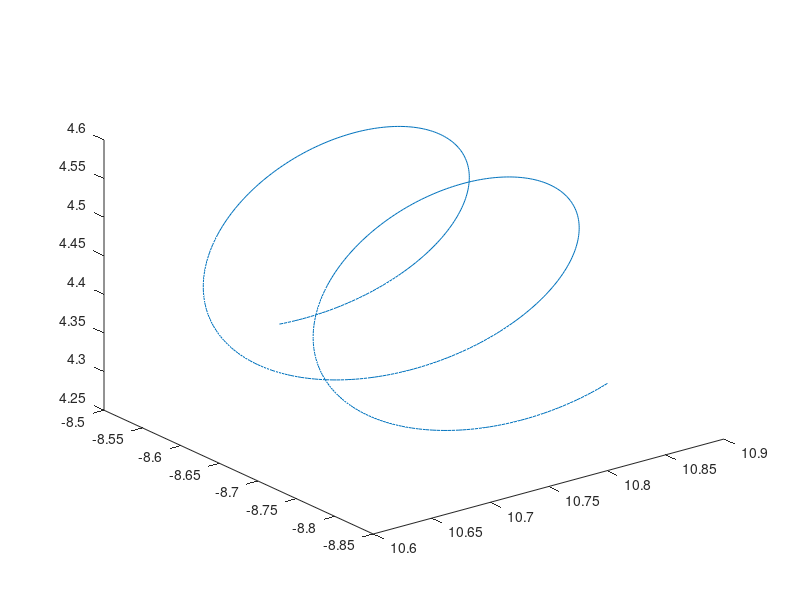
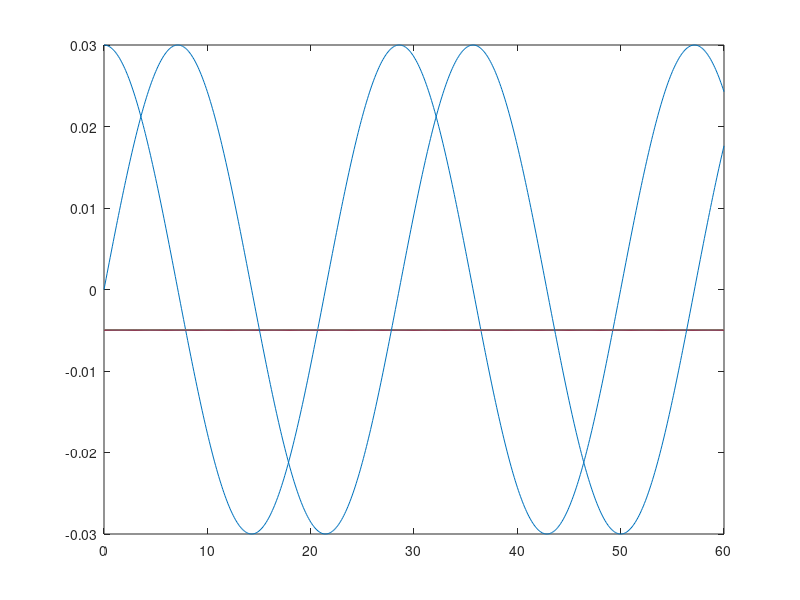

The MATLAB source for these figures, in order:
init = [10.75, -8.5, 4.3];
Avx = 0.03;
Avy = -0.005;
Avz = 0.03;
f = 0.035;
dt = 0.1;

x = init(1);
y = init(2);
z = init(3);

t = 0:dt:60;
vx = Avx*cos(2*pi*f*t);
vy = Avy*ones(length(t));
vz = Avz*sin(2*pi*f*t);

for i=1:length(t)
   x = [x, x(end)+vx(i)*dt];
   y = [y, y(end)+vy(i)*dt];
   z = [z, z(end)+vz(i)*dt];
end

% Position Profile
plot3(x,y,z)

% Velocity Profile
figure()
plot(t, vx); hold on
plot(t, vy); hold on
plot(t, vz); hold off